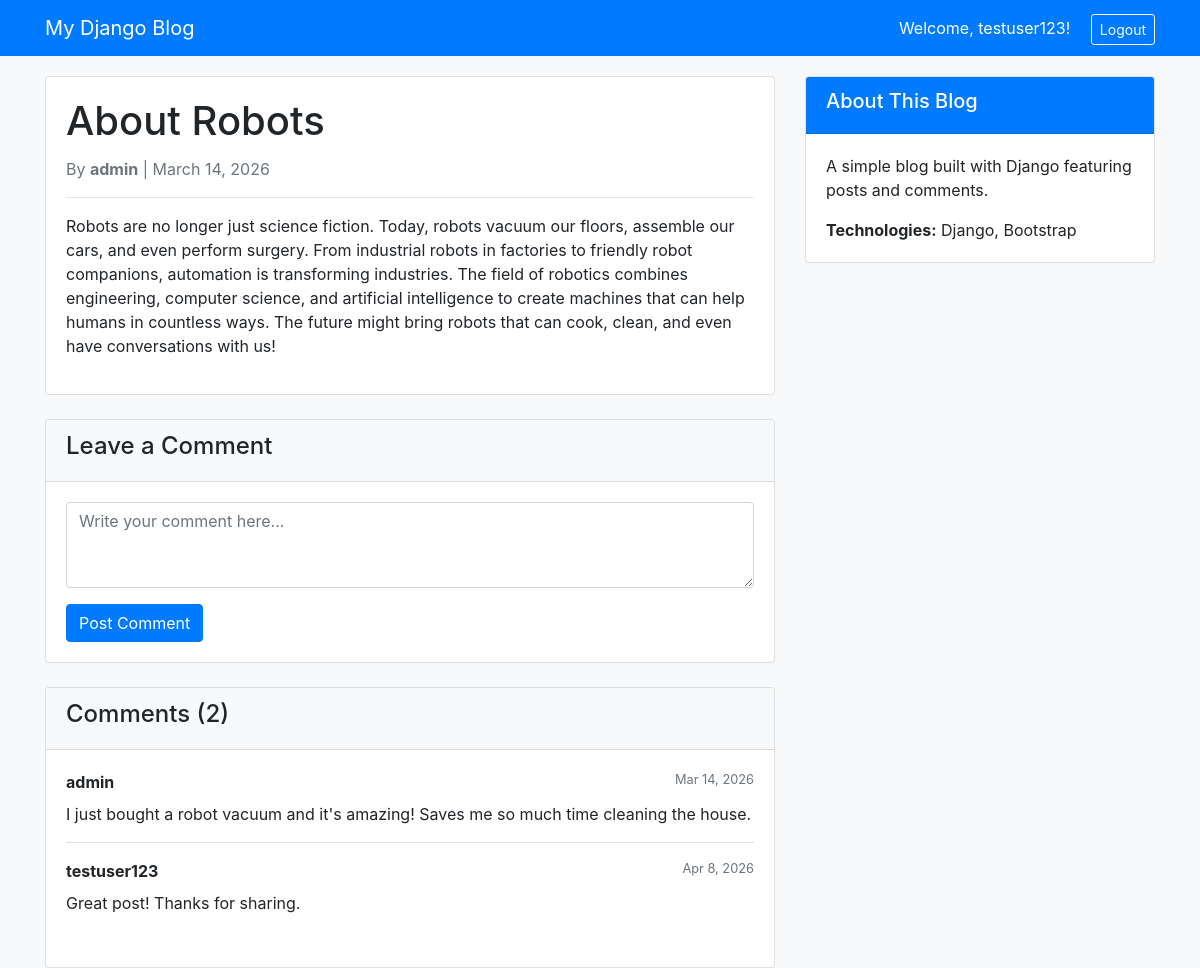
The page /about-robots/ (signed in) on the database its author committed.
### blogapp/models.py (models this page shows, shortened)
class Post(models.Model):
    title = models.CharField(max_length=200, unique=True)
    slug = models.SlugField(max_length=200, unique=True)
    author = models.ForeignKey(User, on_delete=models.CASCADE, related_name='blog_posts')
    updated_on = models.DateTimeField(auto_now=True)
    content = models.TextField()
    created_on = models.DateTimeField(auto_now_add=True)
    status = models.IntegerField(choices=STATUS, default=0)
    class Meta:
        ordering = ['-created_on']

class Comment(models.Model):
    post = models.ForeignKey(Post, on_delete=models.CASCADE, related_name='comments')
    author = models.ForeignKey(User, on_delete=models.CASCADE)
    text = models.TextField()
    created_at = models.DateTimeField(auto_now_add=True)
    class Meta:
        ordering = ['created_at']

### blogapp/views.py (the view, shortened to what this page needs)
# urls.py: path('<slug:slug>/', views.PostDetail.as_view(), name='post_detail'),
class PostDetail(generic.DetailView):
    model = Post
    template_name = 'post_detail.html'
    def get_context_data(self, **kwargs):
        context = super().get_context_data(**kwargs)
        post = self.get_object()
        logger.info(f"PostDetail: Viewing post with slug: {post.slug}")
        context['comments'] = post.comments.all()
        logger.debug(f"Found {post.comments.count()} comments for this post")
        return context

### templates/post_detail.html (shortened to what this page needs)
{% extends "base.html" %}
{% block content %}
<div class="row">
    <div class="col-md-8">
        <div class="card mb-4">
            <div class="card-body">
                <h1 class="card-title">{{ post.title }}</h1>
                <p class="text-muted">
                    By <strong>{{ post.author }}</strong> |
                    {{ post.created_on|date:"F j, Y" }}
                </p>
                <hr>
                <p class="card-text">{{ post.content|linebreaks }}</p>
            </div>
        </div>
        <div class="card mb-4">
            <div class="card-header bg-light">
                <h4>Leave a Comment</h4>
            </div>
            <div class="card-body">
                {% if user.is_authenticated %}
                    <form method="POST">
                        <div class="form-group">
                            <textarea name="comment_text" class="form-control" rows="3" placeholder="Write your comment here..." required></textarea>
                        </div>
                        <button type="submit" class="btn btn-primary">Post Comment</button>
                    </form>
                {% else %}
                    <div class="alert alert-info">
                        <a href="/login">Login</a> to leave a comment.
                    </div>
                {% endif %}
            </div>
        </div>
        <div class="card">
            <div class="card-header bg-light">
                <h4>Comments ({{ comments.count }})</h4>
            </div>
            <div class="card-body">
                {% for comment in comments %}
                <div class="mb-3 pb-3 {% if not forloop.last %}border-bottom{% endif %}">
                    <div class="d-flex justify-content-between">
                        <strong>{{ comment.author.username }}</strong>
                        <small class="text-muted">{{ comment.created_at|date:"M j, Y" }}</small>
                    </div>
                    <p class="mb-0 mt-2">{{ comment.text }}</p>
                </div>
                {% empty %}
                <p class="text-muted">No comments yet. Be the first to comment!</p>
                {% endfor %}
            </div>
        </div>
    </div>
    {% include 'sidebar.html' %}
</div>
{% endblock %}

### templates/base.html (shortened to what this page needs)
<!DOCTYPE html>
<html>
<head>
    <link rel="stylesheet" href="https://maxcdn.bootstrapcdn.com/bootstrap/4.0.0/css/bootstrap.min.css">
</head>
<body>
    <nav class="navbar navbar-expand-lg navbar-dark bg-primary">
        <div class="container">
            <a class="navbar-brand" href="{% url 'home' %}">My Django Blog</a>
            <div class="ml-auto">
                {% if user.is_authenticated %}
                    <span class="navbar-text text-white mr-3">Welcome, {{ user.username }}!</span>
                    <a href="/logout" class="btn btn-outline-light btn-sm">Logout</a>
                {% else %}
                    <a href="/login" class="btn btn-outline-light btn-sm mr-2">Login</a>
                    <a href="/register" class="btn btn-light btn-sm">Register</a>
                {% endif %}
            </div>
        </div>
    </nav>
    <div class="container">
        {% block content %}
        {% endblock %}
    </div>
</body>
</html>

### templates/base.html (style rules this page uses)
body { background-color: #f8f9fa; }
.navbar { margin-bottom: 20px; }

### rows shown on the page
Post: title "About Robots", author "admin", created_on "March 14, 2026", content "Robots are no longer just science fiction. Today, robots vacuum our floors, assemble our cars, and even perform surgery. From industrial robots in factories to friendly robot companions, automation is transforming industries. The field of robotics combines engineering, computer science, and artificial intelligence to create machines that can help humans in countless ways. The future might bring robots that can cook, clean, and even have conversations with us!", count "2"
Comment: author.username "admin", created_at "Mar 14, 2026", text "I just bought a robot vacuum and it's amazing! Saves me so much time cleaning the house."
Comment: author.username "testuser123", created_at "Apr 8, 2026", text "Great post! Thanks for sharing."

### other values the page prints
{{ user.username }} "testuser123"
